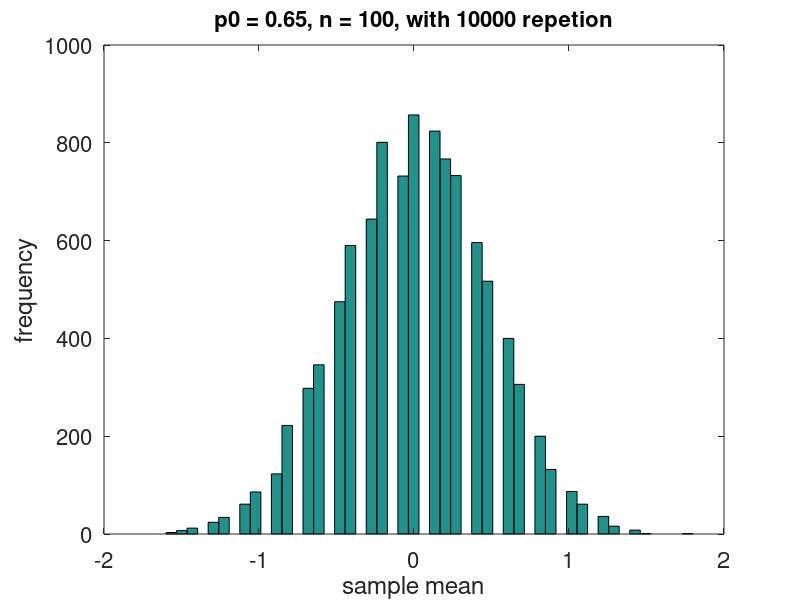
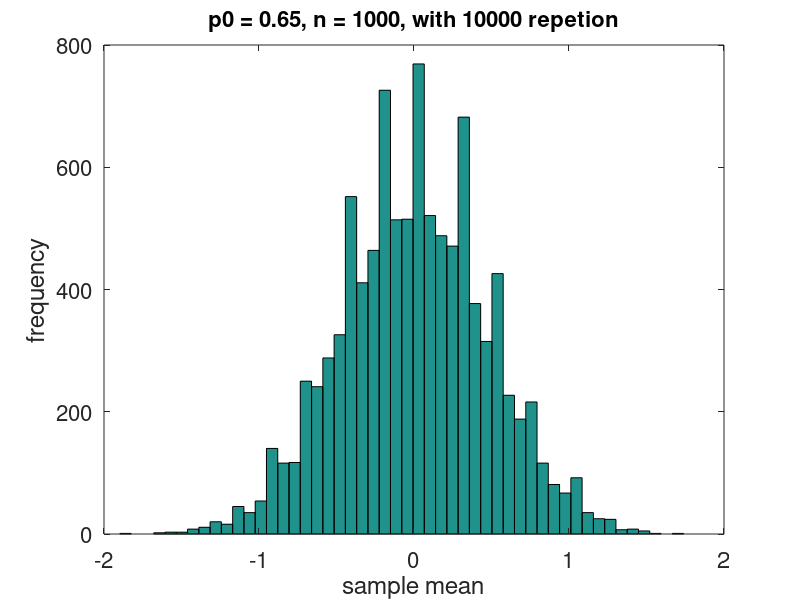
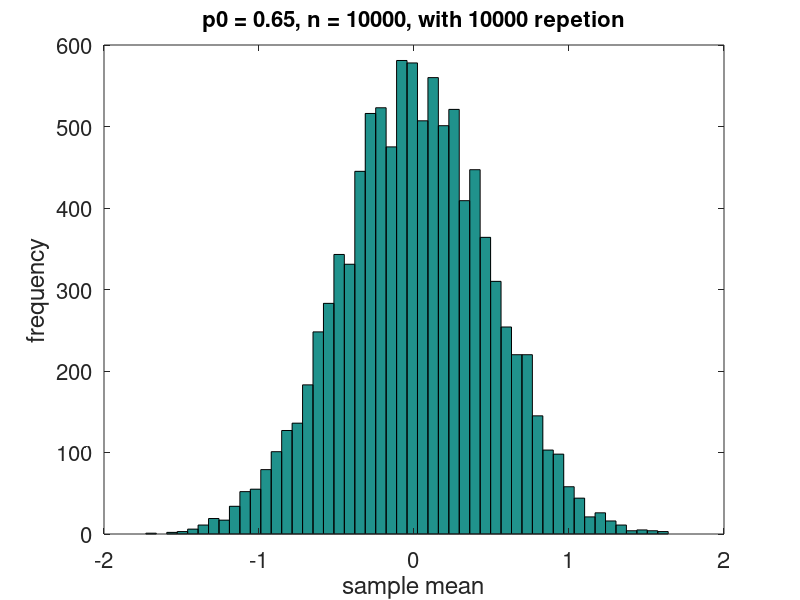

Here is the MATLAB script that generated these plots, in order:
% Exercise 4.e Monte Carlo simulation
clear all;
close all;
clc;
p0 = 0.65; % true probability of getting head when tossing the biased coin
n = [100 1000 10000]; % matrix of sample size
rep = 10000; % number of repeated experiments with n-sample
bins = 50;
for i = 1:1:length(n)
    f = rand(n(i),rep); % generate a matrix of uniform distributed number between 0
                        % and 1, the point is to create a logical matrix y
                        % consist of only 0 and 1 value with the proportion
                        % of 1 roughly aroun p0 (0.65)
    y = (f < p0); % generate matrix y with only logical value
    ybar = mean(y);
    z = sqrt(n(i))*(ybar - p0);
    % display results in histogram
    figure(i)
    hist(z,bins);
    set(gca, 'Fontsize',16)
    xlabel('sample mean')
    ylabel('frequency')
    %ylabel('Fontsize',16)
    title(['p0 = 0.65, n = ',num2str(n(i)),', with ',num2str(rep),' repetion'], ...
          'Fontsize', 16)
end
